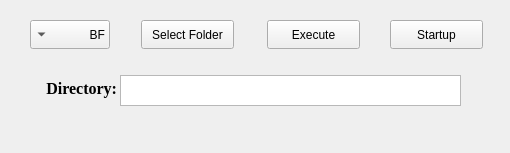
<?xml version="1.0" encoding="UTF-8"?>
<ui version="4.0">
 <class>batch1</class>
 <widget class="QWidget" name="batch1">
  <property name="geometry">
   <rect>
    <x>0</x>
    <y>0</y>
    <width>510</width>
    <height>153</height>
   </rect>
  </property>
  <property name="windowTitle">
   <string>Form</string>
  </property>
  <property name="layoutDirection">
   <enum>Qt::RightToLeft</enum>
  </property>
  <widget class="QComboBox" name="comboBox">
   <property name="geometry">
    <rect>
     <x>30</x>
     <y>20</y>
     <width>80</width>
     <height>29</height>
    </rect>
   </property>
   <item>
    <property name="text">
     <string>BF</string>
    </property>
   </item>
   <item>
    <property name="text">
     <string>KMP</string>
    </property>
   </item>
   <item>
    <property name="text">
     <string>RK</string>
    </property>
   </item>
   <item>
    <property name="text">
     <string>BM</string>
    </property>
   </item>
  </widget>
  <widget class="QPushButton" name="pushButton">
   <property name="geometry">
    <rect>
     <x>267</x>
     <y>20</y>
     <width>93</width>
     <height>29</height>
    </rect>
   </property>
   <property name="text">
    <string>Execute</string>
   </property>
  </widget>
  <widget class="QPushButton" name="pushButton_2">
   <property name="geometry">
    <rect>
     <x>141</x>
     <y>20</y>
     <width>93</width>
     <height>29</height>
    </rect>
   </property>
   <property name="text">
    <string>Select Folder</string>
   </property>
  </widget>
  <widget class="QPlainTextEdit" name="plainTextEdit">
   <property name="geometry">
    <rect>
     <x>120</x>
     <y>75</y>
     <width>341</width>
     <height>31</height>
    </rect>
   </property>
   <property name="font">
    <font>
     <family>Times New Roman</family>
     <pointsize>12</pointsize>
    </font>
   </property>
  </widget>
  <widget class="QLabel" name="label">
   <property name="geometry">
    <rect>
     <x>20</x>
     <y>78</y>
     <width>101</width>
     <height>20</height>
    </rect>
   </property>
   <property name="font">
    <font>
     <family>Times New Roman</family>
     <pointsize>12</pointsize>
     <bold>true</bold>
    </font>
   </property>
   <property name="layoutDirection">
    <enum>Qt::RightToLeft</enum>
   </property>
   <property name="text">
    <string>Directory: </string>
   </property>
   <property name="alignment">
    <set>Qt::AlignRight|Qt::AlignTrailing|Qt::AlignVCenter</set>
   </property>
  </widget>
  <widget class="QPushButton" name="pushButton_3">
   <property name="geometry">
    <rect>
     <x>390</x>
     <y>20</y>
     <width>93</width>
     <height>29</height>
    </rect>
   </property>
   <property name="text">
    <string>Startup</string>
   </property>
  </widget>
 </widget>
 <resources/>
 <connections/>
</ui>
